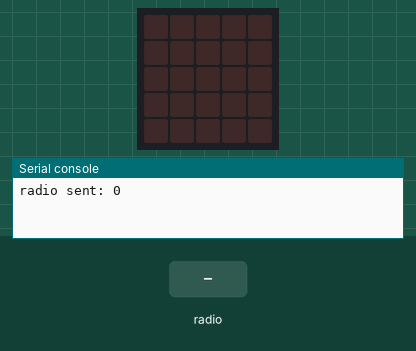
This program was run on a simulated BBC micro:bit (MakeCode). On the bench: the board's 5×5 LED display, the last lines printed to the serial console. The test bench sets the inputs (shaded band). Random numbers come from a fixed seed; no radio messages arrive unless stated (any console line starting 'radio sent:' is added by the test bench).

Above: at 1.2 s.
1.3 s: radio message "0" arrives
At 1.6 s:
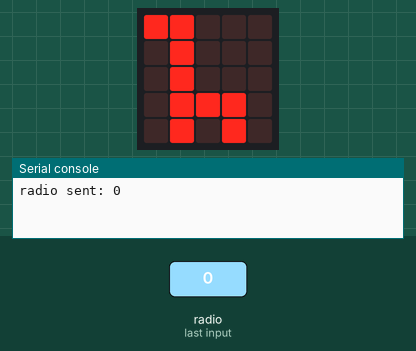
2.8 s: radio message "0" arrives
At 4.0 s:
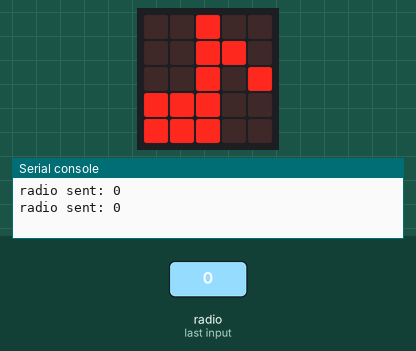
Timing chart, 0 to 5.8 s (numbered marks = the images above; inputs shaded):
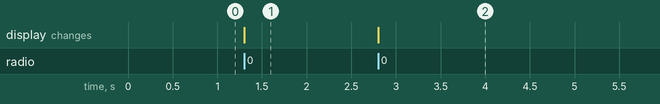

The program:

main.ts
```typescript
radio.onReceivedNumber(function (receivedNumber) {
    animal += randint(0, 3)
    if (animal == 0) {
        basic.showIcon(IconNames.StickFigure)
    }
    if (animal == 1) {
        basic.showIcon(IconNames.Giraffe)
    }
    if (animal == 2) {
        basic.showIcon(IconNames.EigthNote)
    }
    if (animal == 3) {
        basic.showIcon(IconNames.Scissors)
    }
})
let animal = 0
radio.setGroup(0)
basic.forever(function () {
    radio.sendNumber(0)
    animal = randint(0, 3)
    basic.pause(2000)
})
```

test.ts
```typescript
// aquí va el archivo "tests"; esto no se compilará cuando este paquete se utilice como una extensión.
```

Measured:
- after the input at 1.3 s, the display: changes at once (image 1)
- after the input at 2.8 s, the display: changes at once (image 2)
